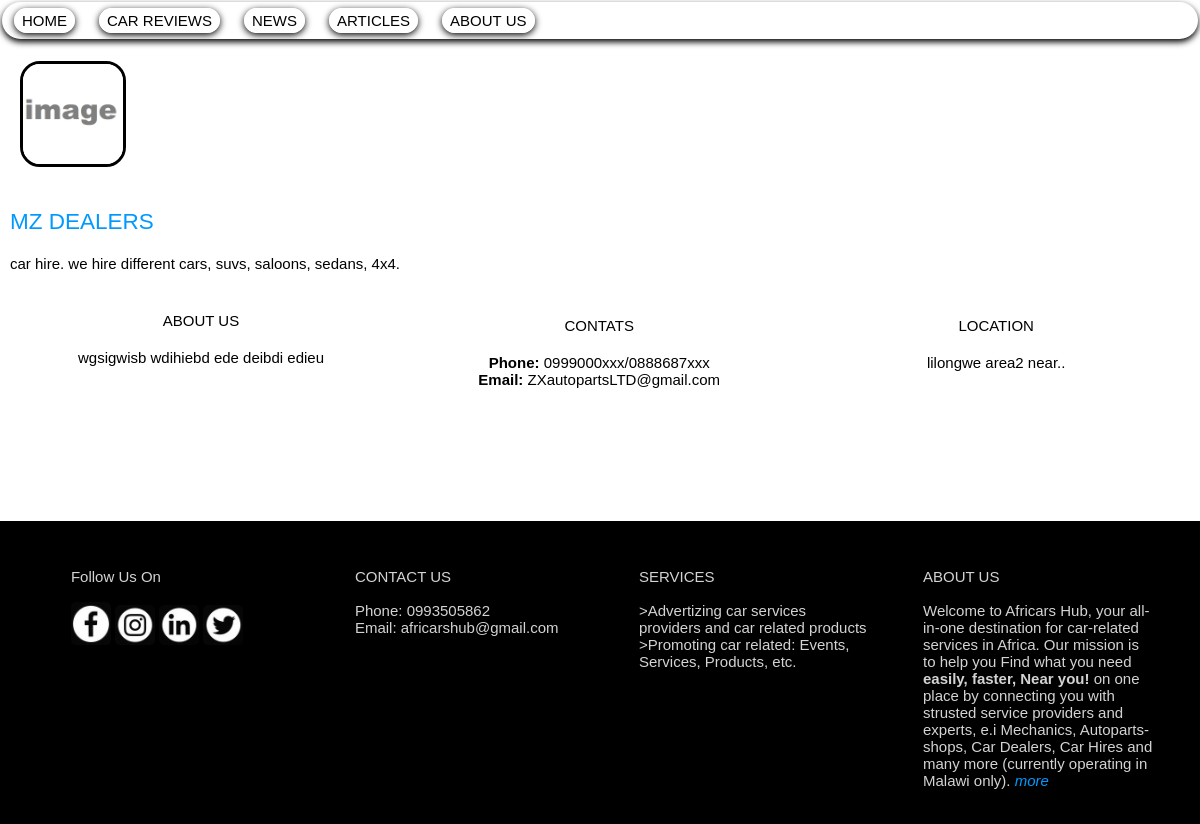
The app's page /cardealerspages.php?id=1 with its own data.
### tables this page shows
CREATE TABLE `car_dealers` (
  `id` int(100) NOT NULL,
  `name` varchar(100) NOT NULL,
  `description` varchar(200) NOT NULL,
  `logo` varchar(255) NOT NULL,
  `background_photo` varchar(255) NOT NULL,
  `contacts` varchar(100) NOT NULL,
  `website_url` varchar(255) NOT NULL,
  `location` varchar(100) NOT NULL,
  `about_us` text NOT NULL,
  `page_url` varchar(200) NOT NULL,
  `tags` varchar(200) NOT NULL
);

### cardealerspages.php (the view, shortened to what this page needs)
<!DOCTYPE html>
<html lang="en">
<head>
    <link rel="stylesheet" type="text/css" href="css/main.css">
</head>
<header style="background-color: rgb(255, 255, 255);">
<div class="topnav" id="myTopnav">
        <a href="index.php" class="active">
            <l>HOME</l>
        </a>
        <a href="carsreviews.php">
            <l>CAR REVIEWS</l>
        </a>
        <a href="news.php">
            <l>NEWS</l>
        </a>
        <a href="articles.php">
            <l>ARTICLES</l>
        </a>
        <a href="aboutus.php">
            <l>ABOUT US</l>
    </div>
</header>
<body>
<?php
    require_once 'php/conn.php';
    ?>
            <?php
            if (isset($_GET['id'])) {
                $id = $_GET['id'];
            }
            $sql = "SELECT * FROM car_dealers WHERE id =$id";
            $result = $conn->query($sql);
            if ($result->num_rows > 0) {
                while($row = $result->fetch_assoc()) {
                    echo '<img src="';
                    echo $row["logo"];
                    echo '"width="100px" style="margin: 20px; border: solid; border-radius: 20px;">';
                    echo '<h2>' . $row["name"] . '</h2>';
                    echo '<h4>' . $row["description"] . '</h4>';
                    echo '    <div class="grid-container1"><div class="grid-item1"><h4>ABOUT US</h4>';
                    echo '<h4>' . $row["about_us"] . '</h4> </div>';
                    echo '    <div class="grid-container1"><div class="grid-item1"><h4>CONTATS</h4>';
                    echo '<h4>' . $row["contacts"] . '</h4> </div></div>';
                    echo '    <div class="grid-container1"><div class="grid-item1"><h4>LOCATION</h4>';
                    echo '<h4>' . $row["location"] . '</h4> </div></div>';
                    echo '</div>';
                }
            } else {
                echo "";
            }
            ?>
    <br><br><br> <br><br><br>
</body>
<footer>
<?php include 'footer.php'; ?>
</footer>
</html>

### css/main.css (style rules this page uses)
body { margin: 0px; padding: 0px; font-family: Arial, sans-serif; font-weight: normal; font-size: 15px; background-color: #ffffffc2; }
header { margin: 0%; padding: 2px; background-color: #e6e6e6; font-weight: z normal; }
footer { margin: 0%; padding: 1px; color: #d3d3d3; background-color: #000000; font-weight: normal; }
.topnav { overflow: hidden; background-color: #ffffff; border-radius: 25px; box-shadow: 0 3px 6px 0 #000000; }
.topnav a { float: left; color: #f2f2f2; text-align: center; padding: 10px 12px; text-decoration: none; font-size: 15px; }
l { border-style: solid; border-radius: 30px; border-width: 1px; border-color: #ffffff; padding: 3px; padding-left: 7px; padding-right: 7px; color: #000000; font-weight: 500; box-shadow: 0px 2px 7px #000000; }
.grid-container1 { display: grid; width: 98%; grid-template-columns: repeat(auto-fit, minmax(200px, 1fr)); grid-gap: 15px; margin: 5px; text-align: center; }
.grid-item1 { padding: 1px; }
img { border-radius: 5px; }
h4 { font-weight: normal; padding-left: 10px; color: #000000; }
h2 { text-align: left; padding-left: 10px; color: #0099ff; font-weight: lighter; }
a { text-decoration: none; color: unset; }

### records on screen
car_dealers: logo (picture), name "MZ DEALERS", description "car hire. we hire different cars, suvs, saloons, sedans, 4x4.", about_us "wgsigwisb wdihiebd ede deibdi edieu", contacts "Phone: 0999000xxx/0888687xxx Email: ZXautopartsLTD@gmail.com", location "lilongwe area2 near.."
